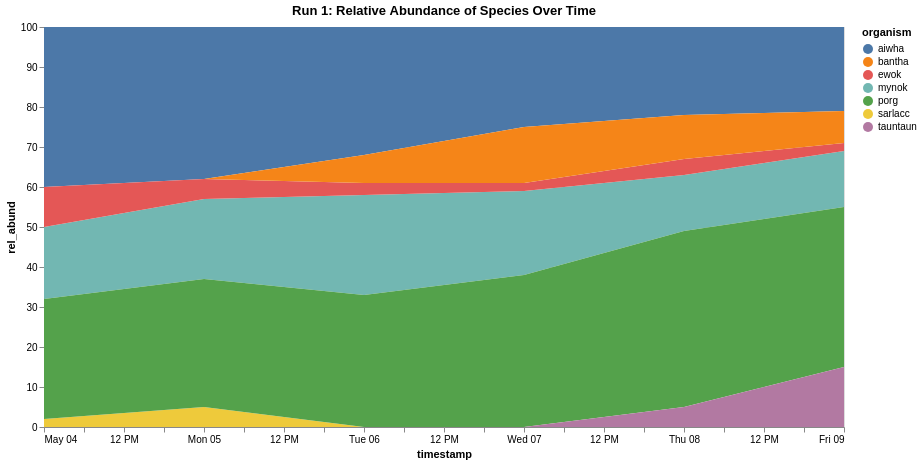

Notebook cell for this chart:
### Markdown cell above
## Area chart

### Code cell
alt.Chart(df1).mark_area().encode(
    x = 'timestamp:T',
    y = 'rel_abund:Q',
    color = 'organism:N',
    #color = 'species_group:N',aaa
    #detail='organism:N',
    tooltip=['organism:N', 'species_group:N', 'rel_abund:Q', 'timestamp:O', 'run_id:N','site:N','sample_id:N']
).properties(
    title = 'Run 1: Relative Abundance of Species Over Time',
    width = 800,
    height = 400
).interactive()

### Figure 1 — Vega-Lite specification as saved in the notebook (floating-point values rounded to 4 significant figures)
{"config": {"view": {"continuousWidth": 300, "continuousHeight": 300}}, "data": {"name": "data-c5c0cfdf8411900efb5b150ca82062b6"}, "mark": {"type": "area"}, "encoding": {"color": {"field": "organism", "type": "nominal"}, "tooltip": [{"field": "organism", "type": "nominal"}, {"field": "species_group", "type": "nominal"}, {"field": "rel_abund", "type": "quantitative"}, {"field": "timestamp", "type": "ordinal"}, {"field": "run_id", "type": "nominal"}, {"field": "site", "type": "nominal"}, {"field": "sample_id", "type": "nominal"}], "x": {"field": "timestamp", "type": "temporal"}, "y": {"field": "rel_abund", "type": "quantitative"}}, "height": 400, "params": [{"name": "param_2", "select": {"type": "interval", "encodings": ["x", "y"]}, "bind": "scales"}], "title": "Run 1: Relative Abundance of Species Over Time", "width": 800, "$schema": "https://vega.github.io/schema/vega-lite/v5.16.3.json", "datasets": {"data-c5c0cfdf8411900efb5b150ca82062b6": [{"site": "Takodana", "reactor": "R2D2", "run_id": 1, "sample_id": 100, "timestamp": "4-May-25", "rel_abund": 2, "organism": "sarlacc", "species_group": "wiggly"}, {"site": "Takodana", "reactor": "R2D2", "run_id": 1, "sample_id": 100, "timestamp": "4-May-25", "rel_abund": 18, "organism": "mynok", "species_group": "flapper"}, {"site": "Takodana", "reactor": "R2D2", "run_id": 1, "sample_id": 100, "timestamp": "4-May-25", "rel_abund": 40, "organism": "aiwha", "species_group": "flapper"}, {"site": "Takodana", "reactor": "R2D2", "run_id": 1, "sample_id": 100, "timestamp": "4-May-25", "rel_abund": 30, "organism": "porg", "species_group": "flapper"}, {"site": "Takodana", "reactor": "R2D2", "run_id": 1, "sample_id": 100, "timestamp": "4-May-25", "rel_abund": 10, "organism": "ewok", "species_group": "pawsly"}, {"site": "Takodana", "reactor": "R2D2", "run_id": 1, "sample_id": 101, "timestamp": "5-May-25", "rel_abund": 5, "organism": "sarlacc", "species_group": "wiggly"}, {"site": "Takodana", "reactor": "R2D2", "run_id": 1, "sample_id": 101, "timestamp": "5-May-25", "rel_abund": 20, "organism": "mynok", "species_group": "flapper"}, {"site": "Takodana", "reactor": "R2D2", "run_id": 1, "sample_id": 101, "timestamp": "5-May-25", "rel_abund": 38, "organism": "aiwha", "species_group": "flapper"}, {"site": "Takodana", "reactor": "R2D2", "run_id": 1, "sample_id": 101, "timestamp": "5-May-25", "rel_abund": 32, "organism": "porg", "species_group": "flapper"}, {"site": "Takodana", "reactor": "R2D2", "run_id": 1, "sample_id": 101, "timestamp": "5-May-25", "rel_abund": 5, "organism": "ewok", "species_group": "pawsly"}, {"site": "Takodana", "reactor": "R2D2", "run_id": 1, "sample_id": 102, "timestamp": "6-May-25", "rel_abund": 25, "organism": "mynok", "species_group": "flapper"}, {"site": "Takodana", "reactor": "R2D2", "run_id": 1, "sample_id": 102, "timestamp": "6-May-25", "rel_abund": 32, "organism": "aiwha", "species_group": "flapper"}, {"site": "Takodana", "reactor": "R2D2", "run_id": 1, "sample_id": 102, "timestamp": "6-May-25", "rel_abund": 33, "organism": "porg", "species_group": "flapper"}, {"site": "Takodana", "reactor": "R2D2", "run_id": 1, "sample_id": 102, "timestamp": "6-May-25", "rel_abund": 3, "organism": "ewok", "species_group": "pawsly"}, {"site": "Takodana", "reactor": "R2D2", "run_id": 1, "sample_id": 102, "timestamp": "6-May-25", "rel_abund": 7, "organism": "bantha", "species_group": "hoofed"}, {"site": "Takodana", "reactor": "R2D2", "run_id": 1, "sample_id": 103, "timestamp": "7-May-25", "rel_abund": 21, "organism": "mynok", "species_group": "flapper"}, {"site": "Takodana", "reactor": "R2D2", "run_id": 1, "sample_id": 103, "timestamp": "7-May-25", "rel_abund": 25, "organism": "aiwha", "species_group": "flapper"}, {"site": "Takodana", "reactor": "R2D2", "run_id": 1, "sample_id": 103, "timestamp": "7-May-25", "rel_abund": 38, "organism": "porg", "species_group": "flapper"}, {"site": "Takodana", "reactor": "R2D2", "run_id": 1, "sample_id": 103, "timestamp": "7-May-25", "rel_abund": 2, "organism": "ewok", "species_group": "pawsly"}, {"site": "Takodana", "reactor": "R2D2", "run_id": 1, "sample_id": 103, "timestamp": "7-May-25", "rel_abund": 14, "organism": "bantha", "species_group": "hoofed"}, {"site": "Takodana", "reactor": "R2D2", "run_id": 1, "sample_id": 104, "timestamp": "8-May-25", "rel_abund": 14, "organism": "mynok", "species_group": "flapper"}, {"site": "Takodana", "reactor": "R2D2", "run_id": 1, "sample_id": 104, "timestamp": "8-May-25", "rel_abund": 22, "organism": "aiwha", "species_group": "flapper"}, {"site": "Takodana", "reactor": "R2D2", "run_id": 1, "sample_id": 104, "timestamp": "8-May-25", "rel_abund": 44, "organism": "porg", "species_group": "flapper"}, {"site": "Takodana", "reactor": "R2D2", "run_id": 1, "sample_id": 104, "timestamp": "8-May-25", "rel_abund": 4, "organism": "ewok", "species_group": "pawsly"}, {"site": "Takodana", "reactor": "R2D2", "run_id": 1, "sample_id": 104, "timestamp": "8-May-25", "rel_abund": 11, "organism": "bantha", "species_group": "hoofed"}, {"site": "Takodana", "reactor": "R2D2", "run_id": 1, "sample_id": 104, "timestamp": "8-May-25", "rel_abund": 5, "organism": "tauntaun", "species_group": "clawful"}, {"site": "Takodana", "reactor": "R2D2", "run_id": 1, "sample_id": 105, "timestamp": "9-May-25", "rel_abund": 14, "organism": "mynok", "species_group": "flapper"}, {"site": "Takodana", "reactor": "R2D2", "run_id": 1, "sample_id": 105, "timestamp": "9-May-25", "rel_abund": 21, "organism": "aiwha", "species_group": "flapper"}, {"site": "Takodana", "reactor": "R2D2", "run_id": 1, "sample_id": 105, "timestamp": "9-May-25", "rel_abund": 40, "organism": "porg", "species_group": "flapper"}, {"site": "Takodana", "reactor": "R2D2", "run_id": 1, "sample_id": 105, "timestamp": "9-May-25", "rel_abund": 2, "organism": "ewok", "species_group": "pawsly"}, {"site": "Takodana", "reactor": "R2D2", "run_id": 1, "sample_id": 105, "timestamp": "9-May-25", "rel_abund": 8, "organism": "bantha", "species_group": "hoofed"}, {"site": "Takodana", "reactor": "R2D2", "run_id": 1, "sample_id": 105, "timestamp": "9-May-25", "rel_abund": 15, "organism": "tauntaun", "species_group": "clawful"}]}}
